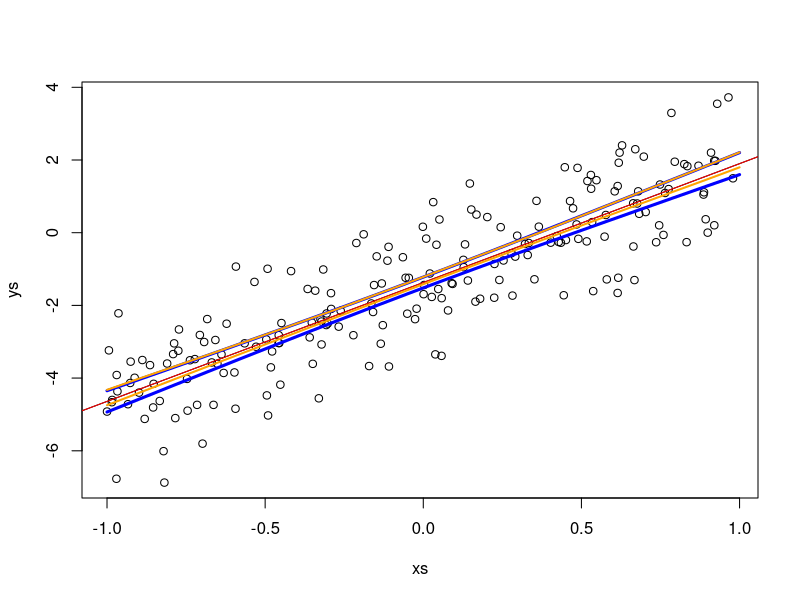

Generate this figure with R:

# fake dataset
xs <- runif(200, min = -1, max = 1)
true_inter <- -1.3
true_slope <- 3.1
ybar <- true_inter + true_slope*xs
ys <- rnorm(200, ybar, sd = 1)


model <- lm(ys~xs)

# predictions

coef_sterr <- summary(model)$coefficients
inters <- rnorm(500, mean = coef_sterr[1,1], sd = coef_sterr[1,2])
slopes <- rnorm(500, mean = coef_sterr[2,1], sd = coef_sterr[2,2])

newx <- seq(from = -1, to= 1, length.out = 20)
avg_predictions <- cbind(1, newx) %*% rbind(inters, slopes)

conf_predictions <- apply(avg_predictions, 1, quantile, probs = c(.25, .975), simplify = TRUE)

# from confint
conf_interval <- predict(model, newdata=data.frame(xs = newx),
                         interval="confidence",
                         level = 0.95)

# plot to visualize
plot(ys~xs)


# averages are exactly the same
abline(model)
abline(a = coef(model)[1], b = coef(model)[2], col = "red")

# from predict, using parameter covariance
matlines(newx, conf_interval[,2:3], col = "blue", lty=1, lwd = 3)
# from simulated lines, ignoring parameter covariance
matlines(newx, t(conf_predictions), col = "orange", lty = 1, lwd = 2)
